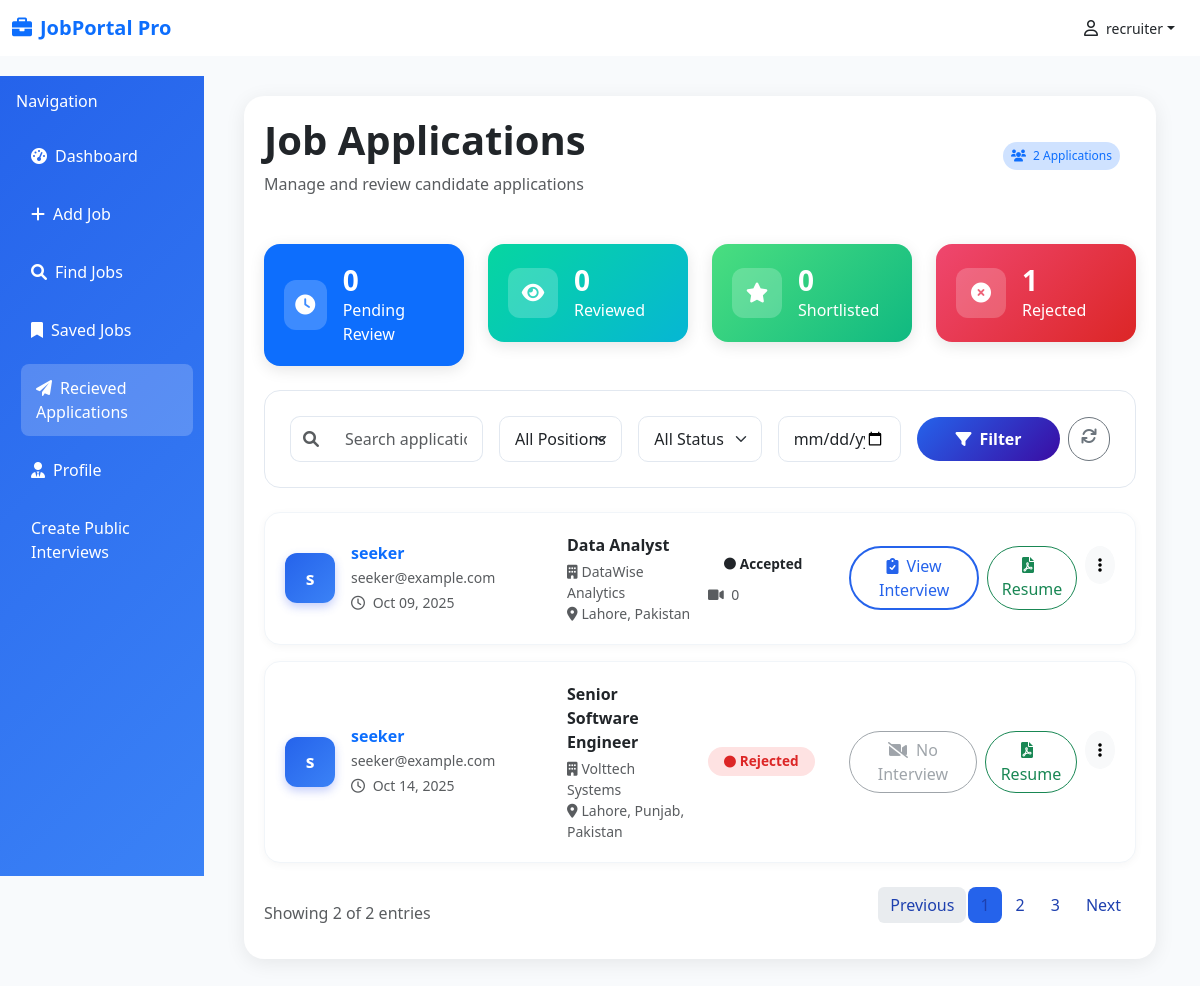
/get-applicant (signed in), run on an earlier commit of the app's database.
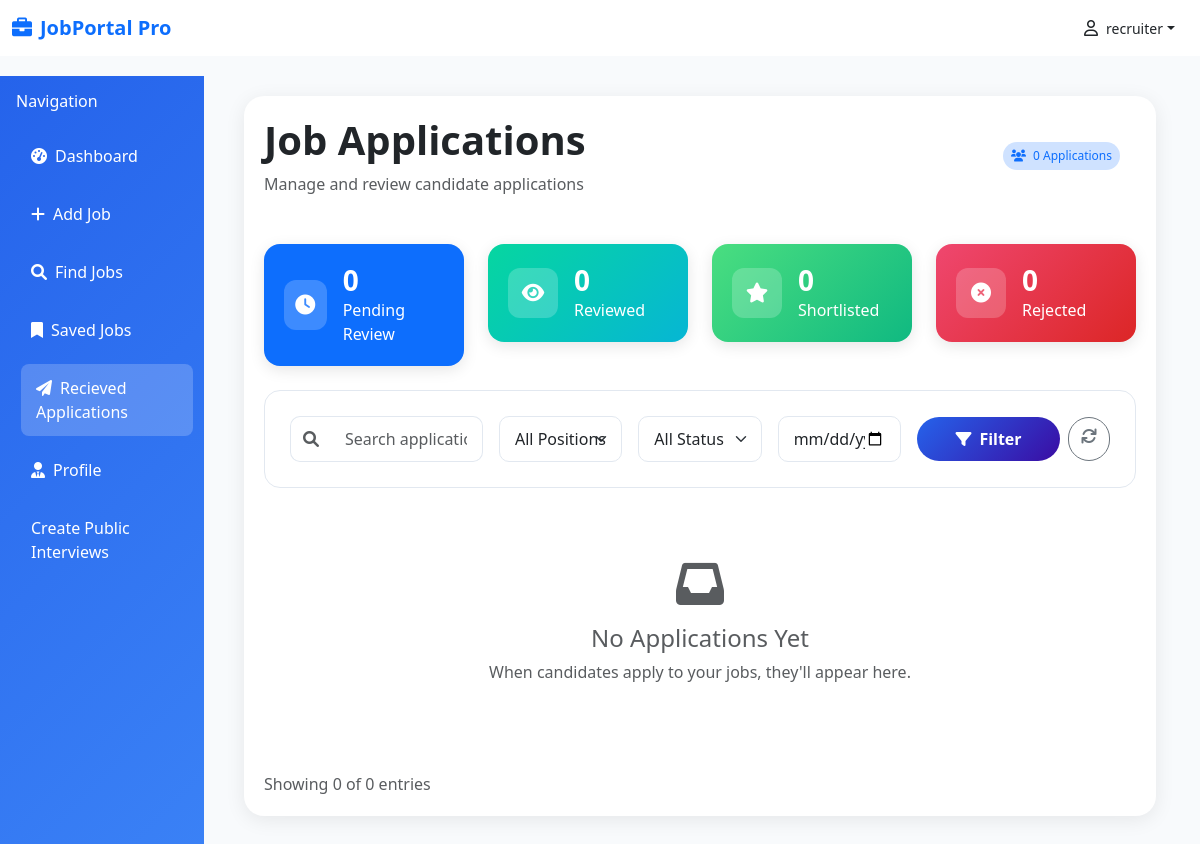
And on a later commit of the database.
### database/models.py (models this page shows)
class Applicant(Base):
    __tablename__="applicants"
    id = Column(Integer(), primary_key=True)
    number = Column(String(256), nullable=False)
    email = Column(String(256), nullable=True)
    address = Column(String(256), nullable=False)
    applicant = Column(Integer(), ForeignKey('users.id'))
    applied_for = Column(Integer(), ForeignKey('job.id'))
    applied_time = Column(DateTime, default = datetime.utcnow)
    interview_time = Column(DateTime, nullable=True)
    resume = Column(String(256), nullable=False)
    status = Column(String(256), nullable=False, default="pending")
    user = relationship("User", backref=backref("applicants", cascade='all, delete-orphan'))
    job = relationship("Job", backref=backref("applicants", cascade='all, delete-orphan'))

class User(Base):
    __tablename__ = "users"
    id = Column(Integer(), primary_key=True)
    name = Column(String(256), nullable=False)
    email = Column(String(256), nullable=False)
    password = Column(String(256), nullable=False)
    is_recruiter = Column(Boolean, default=False)

class Job(Base):
    __tablename__ = "job"
    id = Column(Integer, primary_key=True, index=True)
    link = Column(String, nullable=True)
    logo = Column(String, nullable=True)
    title = Column(String, nullable=False)
    company = Column(String, nullable=True)
    location = Column(String, nullable=True)
    salary = Column(String, nullable=True)
    description = Column(Text, nullable=True)
    responsibilities = Column(Text, nullable=True)
    requirements = Column(Text, nullable=True)
    skills = Column(JSON, nullable=True)
    seniority_level = Column(String, nullable=True)
    employment_type = Column(String, nullable=True)
    job_function = Column(String, nullable=True)
    industry = Column(String, nullable=True)
    posted_on = Column(String, nullable=True)
    source = Column(String, nullable=False)
    created_at = Column(DateTime, default=datetime.utcnow)
    user_id = Column(Integer(), ForeignKey('users.id'))
    user = relationship("User", backref=backref("job", cascade='all, delete-orphan'))

class Interview(Base):
    __tablename__ = "interviews"
    id = Column(Integer, primary_key=True, index=True)
    applicant_id = Column(Integer, ForeignKey("applicants.id"), nullable=False)
    transcript = Column(JSON, default=[])
    question_count = Column(Integer, default=0)
    created_at = Column(DateTime, server_default=func.now())
    completed_at = Column(DateTime, nullable=True)
    video = Column(String(256), nullable=True)
    score = Column(Float, nullable=True)
    status = Column(String(50), nullable=True, default=False)  # "pass" / "fail"
    feedback = Column(Text, nullable=True)
    applicant = relationship("Applicant", backref=backref("interview", uselist=False))

### apps/dashboard/dashboard.py (the view)
@dashboard_router.get("/get-applicant", response_model=List[ApplicantResponse])
async def get_applicants(
    request: Request,
    search: str = None,
    position: str = None,
    status: str = None,
    interview: str = None,
    date: str = None,
    db: Session = Depends(get_db),
    current_user = Depends(get_current_user)
):
    if current_user.is_recruiter:
        jobs = db.query(Job.id).filter_by(user_id=current_user.id).subquery()
        applicants = db.query(Applicant).filter(Applicant.applied_for.in_(jobs)).all()
        return templates.TemplateResponse("getapplicants.html", {
            "current_user": current_user,
            "request": request,
            "applicants": applicants,
            "search_query": search,
            "position_query": position,
            "status_query": status,
            "interview_query": interview,
            "date_query": date
        })

### templates/getapplicants.html (shortened to what the changed rows need)
{% extends 'base.html' %}
{% block csslink %}
<link rel="stylesheet" href="{{ url_for('static', path='css/getapplicants.css') }}">
{% endblock %}
{% block content %}
<div class="col-md-9 col-lg-10">
    <div class="container-fluid">
        <div class="main-content">
            <div class="d-flex justify-content-between align-items-center mb-5">
                <div>
                    <h1 class="mb-2 fw-bold">Job Applications</h1>
                </div>
                <div class="d-flex align-items-center">
                    <div class="me-3">
                        <span class="badge bg-primary-subtle text-primary rounded-pill p-2">
                            <i class="fas fa-users me-1"></i> {{ applicants|length }} Applications
                        </span>
                    </div>
                </div>
            </div>
            <div class="row mb-4">
                {% set status_counts = {} %}
                {% for applicant in applicants %}
                {% if applicant.status not in status_counts %}
                {% set _ = status_counts.update({applicant.status: 1}) %}
                {% else %}
                {% set _ = status_counts.update({applicant.status: status_counts[applicant.status] + 1}) %}
                {% endif %}
                {% endfor %}
                <div class="col-md-3">
                    <div class="stats-card bg-danger rounded-4">
                        <div class="d-flex align-items-center">
                            <div>
                                <h3 class="mb-0 fw-bold">{{ status_counts.get('rejected', 0) }}</h3>
                                <p class="mb-0">Rejected</p>
                            </div>
                        </div>
                    </div>
                </div>
            </div>
                            {% set unique_jobs = [] %}
            <div class="applications-list">
                {% set filtered_applicants = applicants %}
                {% if search_query %}
                {% set search_term = search_query.lower() %}
                {% set temp_filtered = [] %}
                {% for applicant in filtered_applicants %}
                {% if applicant.user and applicant.user.name and applicant.user.name.lower().find(search_term) != -1 %}
                {% set _ = temp_filtered.append(applicant) %}
                {% elif applicant.user and applicant.user.email and applicant.user.email.lower().find(search_term) != -1
                %}
                {% set _ = temp_filtered.append(applicant) %}
                {% elif applicant.number and applicant.number.find(search_query) != -1 %}
                {% set _ = temp_filtered.append(applicant) %}
                {% elif applicant.job and applicant.job.title and applicant.job.title.lower().find(search_term) != -1 %}
                {% set _ = temp_filtered.append(applicant) %}
                {% elif applicant.job and applicant.job.company and applicant.job.company.lower().find(search_term) !=
                -1 %}
                {% set _ = temp_filtered.append(applicant) %}
                {% endif %}
                {% endfor %}
                {% set filtered_applicants = temp_filtered %}
                {% endif %}
                {% if position_query %}
                {% set temp_filtered = [] %}
                {% for applicant in filtered_applicants %}
                {% if applicant.job and applicant.job.title == position_query %}
                {% set _ = temp_filtered.append(applicant) %}
                {% endif %}
                {% endfor %}
                {% set filtered_applicants = temp_filtered %}
                {% endif %}
                {% if status_query %}
                {% set temp_filtered = [] %}
                {% for applicant in filtered_applicants %}
                {% if applicant.status == status_query %}
                {% set _ = temp_filtered.append(applicant) %}
                {% endif %}
                {% endfor %}
                {% set filtered_applicants = temp_filtered %}
                {% endif %}
                {% if interview_query %}
                {% set temp_filtered = [] %}
                {% for applicant in filtered_applicants %}
                {% if interview_query == 'has_interview' and applicant.interview %}
                {% set _ = temp_filtered.append(applicant) %}
                {% elif interview_query == 'no_interview' and not applicant.interview %}
                {% set _ = temp_filtered.append(applicant) %}
                {% elif interview_query == 'passed' and applicant.interview and applicant.interview.status == 'pass' %}
                {% set _ = temp_filtered.append(applicant) %}
                {% elif interview_query == 'failed' and applicant.interview and applicant.interview.status == 'fail' %}
                {% set _ = temp_filtered.append(applicant) %}
                {% endif %}
                {% endfor %}
                {% set filtered_applicants = temp_filtered %}
                {% endif %}
                {% for applicant in filtered_applicants %}
                <div class="application-card rounded-4 mb-3">
                    <div class="row g-3 align-items-center">
                        <div class="col-lg-4">
                            <a href="{{url_for('applicant_detail', applicant_id=applicant.id)}}"
                                class="text-decoration-none d-flex align-items-center">
                                <div class="applicant-avatar me-3">
                                    {% if applicant.user and applicant.user.name %}
                                    {{ applicant.user.name.split() | map('first') | join }}
                                    {% else %}
                                    {{ applicant.email[0] | upper if applicant.email else 'U' }}
                                    {% endif %}
                                </div>
                                <div>
                                    <h6 class="mb-1 fw-semibold">
                                        {% if applicant.user and applicant.user.name %}
                                        {{ applicant.user.name }}
                                        {% else %}
                                        {{ applicant.email if applicant.email else 'Unknown User' }}
                                        {% endif %}
                                    </h6>
                                    <p class="text-muted mb-1 small">{{ applicant.user.email if applicant.user and
                                        applicant.user.email else applicant.email }}</p>
                                    <div class="d-flex align-items-center gap-2">
                                        <small class="text-muted">
                                            <i class="far fa-clock me-1"></i>
                                            {{ applicant.applied_time.strftime("%b %d, %Y") }}
                                        </small>
                                    </div>
                                </div>
                            </a>
                        </div>
                        <div class="col-lg-2">
                            <div class="d-flex flex-column">
                                <strong class="mb-1">{{ applicant.job.title if applicant.job else 'No Job' }}</strong>
                                {% if applicant.job %}
                                <small class="text-muted">
                                    <i class="fas fa-building me-1"></i>{{ applicant.job.company if
                                    applicant.job.company else 'N/A' }}
                                </small>
                                <small class="text-muted">
                                    <i class="fas fa-map-marker-alt me-1"></i>{{ applicant.job.location if
                                    applicant.job.location else 'Remote' }}
                                </small>
                                {% endif %}
                            </div>
                        </div>
                        <div class="col-lg-2">
                            <span class="status-badge status-{{ applicant.status }} rounded-pill px-3 py-1">
                                <i class="fas fa-circle me-1 small"></i>{{ applicant.status|title }}
                            </span>
                            {% if applicant.interview %}
                            <div class="mt-1">
                                <small class="text-muted">
                                    <i class="fas fa-video me-1"></i>
                                    {% if applicant.interview.status %}
                                    {{ applicant.interview.status|title }}
                                    {% else %}
                                    Completed
                                    {% endif %}
                                </small>
                            </div>
                            {% endif %}
                        </div>
                        <div class="col-lg-4">
                            <div class="d-flex gap-2 justify-content-end">
                                {% if applicant.interview %}
                                <a href="{{url_for('get_applicant_interview_results', applicant_id=applicant.id)}}"
                                    class="btn btn-outline-primary rounded-pill">
                                    <i class="fas fa-clipboard-check me-2"></i>View Interview
                                </a>
                                {% else %}
                                <button class="btn btn-outline-secondary rounded-pill" disabled>
                                    <i class="fas fa-video-slash me-2"></i>No Interview
                                </button>
                                {% endif %}
                                {% if applicant.resume %}
                                <a href="{{ applicant.resume }}" target="_blank"
                                    class="btn btn-outline-success rounded-pill">
                                    <i class="fas fa-file-pdf me-2"></i>Resume
                                </a>
                                {% else %}
                                <button class="btn btn-outline-secondary rounded-pill" disabled>
                                    <i class="fas fa-file-pdf me-2"></i>No Resume
                                </button>
                                {% endif %}
                                <div class="dropdown">
                                    <button class="btn btn-light rounded-circle" type="button"
                                        data-bs-toggle="dropdown">
                                        <i class="fas fa-ellipsis-v"></i>
                                    </button>
                                </div>
                            </div>
                        </div>
                    </div>
                </div>
                {% else %}
                <div class="text-center py-5">
                    <i class="fas fa-inbox fa-3x text-muted mb-3"></i>
                    <h4 class="text-muted">
                        {% if search_query or position_query or status_query or interview_query %}
                        No applications match your filters
                        {% else %}
                        No Applications Yet
                        {% endif %}
                    </h4>
                    <p class="text-muted">
                        {% if search_query or position_query or status_query or interview_query %}
                        Try adjusting your search criteria
                        {% else %}
                        When candidates apply to your jobs, they'll appear here.
                        {% endif %}
                    </p>
                </div>
                {% endfor %}
            </div>
            <div class="d-flex justify-content-between align-items-center mt-4">
                <div class="text-muted">
                    Showing {{ filtered_applicants|length }} of {{ applicants|length }} entries
                </div>
                {% if filtered_applicants %}
                <nav aria-label="Page navigation">
                    <ul class="pagination">
                        <li class="page-item disabled">
                            <a class="page-link" href="#" tabindex="-1" aria-disabled="true">Previous</a>
                        </li>
                        <li class="page-item active"><a class="page-link" href="#">1</a></li>
                        <li class="page-item"><a class="page-link" href="#">2</a></li>
                        <li class="page-item"><a class="page-link" href="#">3</a></li>
                        <li class="page-item">
                            <a class="page-link" href="#">Next</a>
                        </li>
                    </ul>
                </nav>
                {% endif %}
            </div>
        </div>
    </div>
</div>
{% endblock %}

What changed in the data, as far as the page shows it:
removed Applicant: user.name.split|map "s", user.name "seeker", user "seeker@example.com", applied_time "Oct 09, 2025", job "Data Analyst", job "DataWise Analytics", job "Lahore, Pakistan", status "Accepted", interview.status "0"
removed Applicant: user.name.split|map "s", user.name "seeker", user "seeker@example.com", applied_time "Oct 14, 2025", job "Senior Software Engineer", job "Volttech Systems", job "Lahore, Punjab, Pakistan", status "Rejected", shows "No Interview"
Also different on the page:
{{ applicants|length }}: "2" → "0"
{{ status_counts.get('rejected', 0) }}: "1" → "0"
{{ filtered_applicants|length }}: "2" → "0"
text no longer shown: "Previous 1 2 3 Next"
text now shown: "No Applications Yet When candidates apply to your jobs, they'll appear here."
